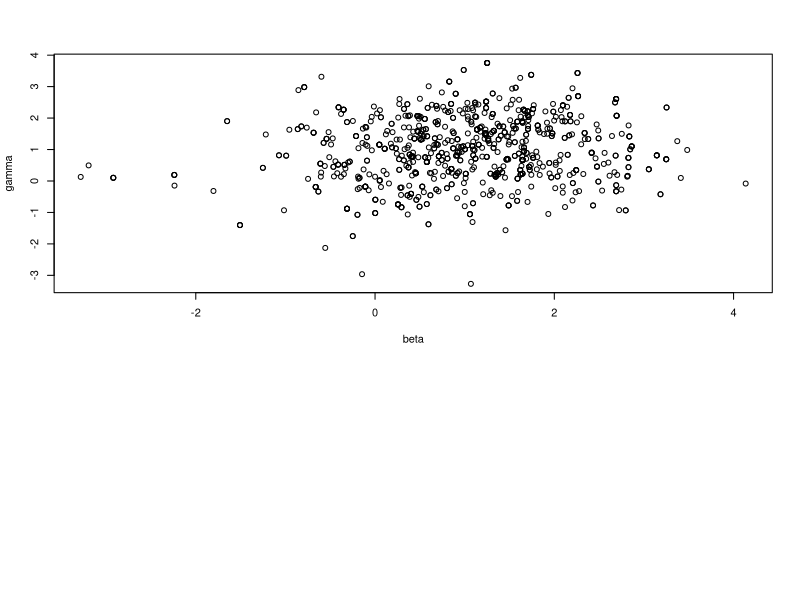

The R script that drew this image: (Note: this script raises an error after producing the figure.)
library(MASS)

MCMCmetrop <- function(init.state, target, niter, burnin) {
	# Dimension of state space
	dim <- length(init.state)
	# Current state of the Markov chain
	theta <- init.state
	# Generate matrix containing the samples. Initialize first sample with the starting value
    samples <- matrix(0, nrow=niter+1, ncol=dim, dimnames=list(NULL, names(init.state)))
	samples[1, ] <- init.state
    # Generate uniform random numbers in advance, to save computation.
    u <- runif(niter)
    # Proposal is a multivariate standard normal distribution. Generate samples and
    # later on use linearity property of Gaussian distribution
    normal_shift <- mvrnorm(n=niter, mu=integer(dim), Sigma=diag(dim))
    for (i in 1:niter) {
        # Sample a candidatf
        candidate <- samples[i, ] + normal_shift[i, ]
        # calculate log target of candidate and store it in case it gets accepted
		r <- target(candidate) / target(samples[i, ])
        if (u[i] < r) theta <- candidate
		samples[i+1, ] <- theta
    }
    return(samples[-(1:burnin), ])
}

# Prior distribution for our parameter
prior <- function(theta) {
	beta <- theta["beta"]
	gamma <- theta["gamma"]
	dnorm(beta, mean=1) * dnorm(gamma, mean=1)
}

samples <- MCMCmetrop(c(beta=0, gamma=0), prior, 1000, 100)
layout(c(1,2,3), heights=c(3,1,1))
plot(samples[,1], samples[,2], xlab="beta", ylab="gamma")
plot(samples[,1], type="l", xlab="iteration", ylab="beta")
plot(samples[,2], type="l", xlab="iteration", ylab="gamma")
